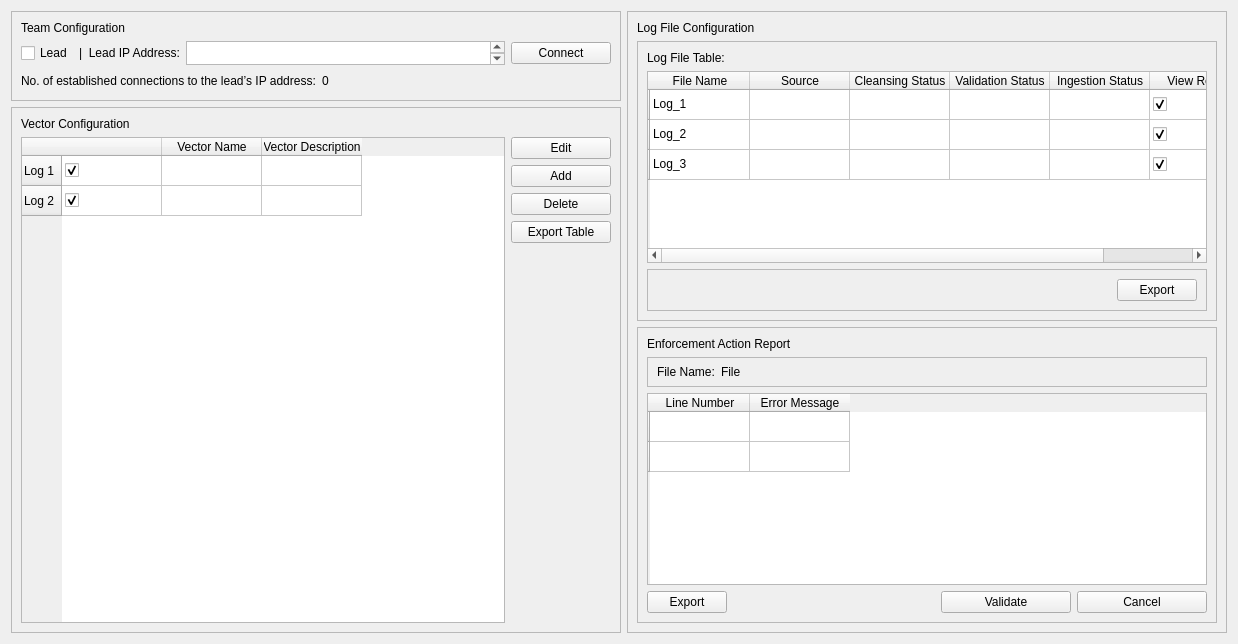
      <widget class="QWidget" name="tab">
       <attribute name="title">
        <string>Event</string>
       </attribute>
       <layout class="QGridLayout" name="gridLayout">
        <item row="0" column="0">
         <layout class="QHBoxLayout" name="horizontalLayout_8">
          <item>
           <layout class="QVBoxLayout" name="verticalLayout_10">
            <item>
             <widget class="QFrame" name="tc_frame">
              <property name="minimumSize">
               <size>
                <width>610</width>
                <height>90</height>
               </size>
              </property>
              <property name="maximumSize">
               <size>
                <width>610</width>
                <height>90</height>
               </size>
              </property>
              <property name="frameShape">
               <enum>QFrame::StyledPanel</enum>
              </property>
              <property name="frameShadow">
               <enum>QFrame::Raised</enum>
              </property>
              <layout class="QVBoxLayout" name="verticalLayout_2">
               <item>
                <widget class="QLabel" name="label_tc">
                 <property name="text">
                  <string>Team Configuration</string>
                 </property>
                </widget>
               </item>
               <item>
                <layout class="QHBoxLayout" name="horizontalLayout_4">
                 <item>
                  <widget class="QCheckBox" name="checkBox_lead">
                   <property name="text">
                    <string>Lead</string>
                   </property>
                  </widget>
                 </item>
                 <item>
                  <widget class="QLabel" name="label_ip_addr">
                   <property name="text">
                    <string>|  Lead IP Address:</string>
                   </property>
                  </widget>
                 </item>
                 <item>
                  <widget class="QPlainTextEdit" name="textbox_ip">
                   <property name="maximumSize">
                    <size>
                     <width>16777215</width>
                     <height>28</height>
                    </size>
                   </property>
                  </widget>
                 </item>
                 <item>
                  <widget class="QPushButton" name="button_connect_to_ip">
                   <property name="minimumSize">
                    <size>
                     <width>100</width>
                     <height>0</height>
                    </size>
                   </property>
                   <property name="text">
                    <string>Connect</string>
                   </property>
                  </widget>
                 </item>
                </layout>
               </item>
               <item>
                <layout class="QHBoxLayout" name="horizontalLayout_9">
                 <item>
                  <widget class="QLabel" name="label_established_connections">
                   <property name="text">
                    <string>No. of established connections to the lead’s IP address:</string>
                   </property>
                  </widget>
                 </item>
                 <item>
                  <widget class="QLabel" name="label_number_established_connections">
                   <property name="text">
                    <string>0</string>
                   </property>
                  </widget>
                 </item>
                 <item>
                  <spacer name="horizontalSpacer">
                   <property name="orientation">
                    <enum>Qt::Horizontal</enum>
                   </property>
                   <property name="sizeHint" stdset="0">
                    <size>
                     <width>40</width>
                     <height>20</height>
                    </size>
                   </property>
                  </spacer>
                 </item>
                </layout>
               </item>
              </layout>
             </widget>
            </item>
            <item>
             <widget class="QFrame" name="vc_frame">
              <property name="minimumSize">
               <size>
                <width>600</width>
                <height>200</height>
               </size>
              </property>
              <property name="maximumSize">
               <size>
                <width>610</width>
                <height>16777215</height>
               </size>
              </property>
              <property name="frameShape">
               <enum>QFrame::StyledPanel</enum>
              </property>
              <property name="frameShadow">
               <enum>QFrame::Raised</enum>
              </property>
              <layout class="QGridLayout" name="gridLayout_5">
               <item row="0" column="0">
                <widget class="QLabel" name="vc_label">
                 <property name="maximumSize">
                  <size>
                   <width>16777215</width>
                   <height>28</height>
                  </size>
                 </property>
                 <property name="text">
                  <string>Vector Configuration</string>
                 </property>
                </widget>
               </item>
               <item row="1" column="0">
                <layout class="QHBoxLayout" name="horizontalLayout_16">
                 <item>
                  <widget class="QTableWidget" name="vc_table">
                   <row>
                    <property name="text">
                     <string>Log 1 </string>
                    </property>
                   </row>
                   <row>
                    <property name="text">
                     <string>Log 2</string>
                    </property>
                   </row>
                   <column>
                    <property name="text">
                     <string/>
                    </property>
                   </column>
                   <column>
                    <property name="text">
                     <string>Vector Name</string>
                    </property>
                   </column>
                   <column>
                    <property name="text">
                     <string>Vector Description</string>
                    </property>
                   </column>
                   <item row="0" column="0">
                    <property name="text">
                     <string/>
                    </property>
                    <property name="checkState">
                     <enum>Checked</enum>
                    </property>
                   </item>
                   <item row="1" column="0">
                    <property name="text">
                     <string/>
                    </property>
                    <property name="checkState">
                     <enum>Checked</enum>
                    </property>
                   </item>
                  </widget>
                 </item>
                 <item>
                  <layout class="QVBoxLayout" name="verticalLayout_18">
                   <item>
                    <widget class="QPushButton" name="button__edit_vector">
                     <property name="minimumSize">
                      <size>
                       <width>100</width>
                       <height>0</height>
                      </size>
                     </property>
                     <property name="text">
                      <string>Edit</string>
                     </property>
                    </widget>
                   </item>
                   <item>
                    <widget class="QPushButton" name="button_add_vector">
                     <property name="text">
                      <string>Add</string>
                     </property>
                    </widget>
                   </item>
                   <item>
                    <widget class="QPushButton" name="button_delete_vector">
                     <property name="text">
                      <string>Delete</string>
                     </property>
                    </widget>
                   </item>
                   <item>
                    <widget class="QPushButton" name="vc_export_pushButton">
                     <property name="text">
                      <string>Export Table</string>
                     </property>
                    </widget>
                   </item>
                   <item>
                    <spacer name="verticalSpacer_2">
                     <property name="orientation">
                      <enum>Qt::Vertical</enum>
                     </property>
                     <property name="sizeHint" stdset="0">
                      <size>
                       <width>20</width>
                       <height>40</height>
                      </size>
                     </property>
                    </spacer>
                   </item>
                  </layout>
                 </item>
                </layout>
               </item>
              </layout>
             </widget>
            </item>
           </layout>
          </item>
          <item>
           <widget class="QFrame" name="lfc_frame">
            <property name="minimumSize">
             <size>
              <width>600</width>
              <height>0</height>
             </size>
            </property>
            <property name="maximumSize">
             <size>
              <width>16777215</width>
              <height>16777215</height>
             </size>
            </property>
            <property name="frameShape">
             <enum>QFrame::StyledPanel</enum>
            </property>
            <property name="frameShadow">
             <enum>QFrame::Raised</enum>
            </property>
            <layout class="QVBoxLayout" name="verticalLayout_9">
             <item>
              <widget class="QLabel" name="log_file_configuration_label">
               <property name="text">
                <string>Log File Configuration</string>
               </property>
              </widget>
             </item>
             <item>
              <widget class="QFrame" name="frame">
               <property name="frameShape">
                <enum>QFrame::StyledPanel</enum>
               </property>
               <property name="frameShadow">
                <enum>QFrame::Raised</enum>
               </property>
               <layout class="QVBoxLayout" name="verticalLayout_11">
                <item>
                 <widget class="QLabel" name="label_2">
                  <property name="text">
                   <string>Log File Table:    </string>
                  </property>
                 </widget>
                </item>
                <item>
                 <widget class="QTableWidget" name="tableWidget">
                  <property name="sizePolicy">
                   <sizepolicy hsizetype="Expanding" vsizetype="Expanding">
                    <horstretch>0</horstretch>
                    <verstretch>0</verstretch>
                   </sizepolicy>
                  </property>
                  <row>
                   <property name="text">
                    <string/>
                   </property>
                  </row>
                  <row>
                   <property name="text">
                    <string/>
                   </property>
                  </row>
                  <row>
                   <property name="text">
                    <string/>
                   </property>
                  </row>
                  <column>
                   <property name="text">
                    <string>File Name</string>
                   </property>
                  </column>
                  <column>
                   <property name="text">
                    <string>Source</string>
                   </property>
                  </column>
                  <column>
                   <property name="text">
                    <string>Cleansing Status</string>
                   </property>
                  </column>
                  <column>
                   <property name="text">
                    <string>Validation Status</string>
                   </property>
                  </column>
                  <column>
                   <property name="text">
                    <string>Ingestion Status</string>
                   </property>
                  </column>
                  <column>
                   <property name="text">
                    <string>View Report</string>
                   </property>
                  </column>
                  <item row="0" column="0">
                   <property name="text">
                    <string>Log_1</string>
                   </property>
                  </item>
                  <item row="0" column="5">
                   <property name="text">
                    <string/>
                   </property>
                   <property name="checkState">
                    <enum>Checked</enum>
                   </property>
                  </item>
                  <item row="1" column="0">
                   <property name="text">
                    <string>Log_2</string>
                   </property>
                  </item>
                  <item row="1" column="5">
                   <property name="text">
                    <string/>
                   </property>
                   <property name="checkState">
                    <enum>Checked</enum>
                   </property>
                  </item>
                  <item row="2" column="0">
                   <property name="text">
                    <string>Log_3</string>
                   </property>
                  </item>
                  <item row="2" column="5">
                   <property name="text">
                    <string/>
                   </property>
                   <property name="checkState">
                    <enum>Checked</enum>
                   </property>
                  </item>
                 </widget>
                </item>
                <item>
                 <widget class="QFrame" name="frame_4">
                  <property name="frameShape">
                   <enum>QFrame::StyledPanel</enum>
                  </property>
                  <property name="frameShadow">
                   <enum>QFrame::Raised</enum>
                  </property>
                  <layout class="QGridLayout" name="gridLayout_2">
                   <item row="0" column="0">
                    <layout class="QHBoxLayout" name="horizontalLayout_10">
                     <item>
                      <spacer name="horizontalSpacer_4">
                       <property name="orientation">
                        <enum>Qt::Horizontal</enum>
                       </property>
                       <property name="sizeHint" stdset="0">
                        <size>
                         <width>40</width>
                         <height>20</height>
                        </size>
                       </property>
                      </spacer>
                     </item>
                     <item>
                      <widget class="QPushButton" name="log_file_export_pushButton">
                       <property name="text">
                        <string>Export</string>
                       </property>
                      </widget>
                     </item>
                    </layout>
                   </item>
                  </layout>
                 </widget>
                </item>
               </layout>
              </widget>
             </item>
             <item>
              <widget class="QFrame" name="frame_2">
               <property name="frameShape">
                <enum>QFrame::StyledPanel</enum>
               </property>
               <property name="frameShadow">
                <enum>QFrame::Raised</enum>
               </property>
               <layout class="QGridLayout" name="gridLayout_4">
                <item row="0" column="0">
                 <widget class="QLabel" name="label_5">
                  <property name="text">
                   <string>Enforcement Action Report</string>
                  </property>
                 </widget>
                </item>
                <item row="2" column="0">
                 <widget class="QTableWidget" name="tableWidget_2">
                  <row>
                   <property name="text">
                    <string/>
                   </property>
                  </row>
                  <row>
                   <property name="text">
                    <string/>
                   </property>
                  </row>
                  <column>
                   <property name="text">
                    <string>Line Number</string>
                   </property>
                  </column>
                  <column>
                   <property name="text">
                    <string>Error Message</string>
                   </property>
                  </column>
                 </widget>
                </item>
                <item row="3" column="0">
                 <layout class="QHBoxLayout" name="horizontalLayout_2">
                  <item>
                   <widget class="QPushButton" name="ear_export_pushButton">
                    <property name="text">
                     <string>Export</string>
                    </property>
                   </widget>
                  </item>
                  <item>
                   <spacer name="horizontalSpacer_2">
                    <property name="orientation">
                     <enum>Qt::Horizontal</enum>
                    </property>
                    <property name="sizeHint" stdset="0">
                     <size>
                      <width>40</width>
                      <height>20</height>
                     </size>
                    </property>
                   </spacer>
                  </item>
                  <item>
                   <widget class="QPushButton" name="pushButton_3">
                    <property name="minimumSize">
                     <size>
                      <width>130</width>
                      <height>0</height>
                     </size>
                    </property>
                    <property name="text">
                     <string>Validate</string>
                    </property>
                   </widget>
                  </item>
                  <item>
                   <widget class="QPushButton" name="pushButton_4">
                    <property name="minimumSize">
                     <size>
                      <width>130</width>
                      <height>0</height>
                     </size>
                    </property>
                    <property name="tabletTracking">
                     <bool>true</bool>
                    </property>
                    <property name="text">
                     <string>Cancel</string>
                    </property>
                   </widget>
                  </item>
                 </layout>
                </item>
                <item row="1" column="0">
                 <widget class="QFrame" name="frame_3">
                  <property name="maximumSize">
                   <size>
                    <width>16777215</width>
                    <height>30</height>
                   </size>
                  </property>
                  <property name="frameShape">
                   <enum>QFrame::StyledPanel</enum>
                  </property>
                  <property name="frameShadow">
                   <enum>QFrame::Raised</enum>
                  </property>
                  <layout class="QHBoxLayout" name="horizontalLayout_17">
                   <item>
                    <layout class="QHBoxLayout" name="horizontalLayout_18">
                     <item>
                      <widget class="QLabel" name="label_11">
                       <property name="maximumSize">
                        <size>
                         <width>60</width>
                         <height>16777215</height>
                        </size>
                       </property>
                       <property name="text">
                        <string>File Name:</string>
                       </property>
                      </widget>
                     </item>
                     <item>
                      <widget class="QLabel" name="label_12">
                       <property name="text">
                        <string>File</string>
                       </property>
                      </widget>
                     </item>
                     <item>
                      <spacer name="horizontalSpacer_3">
                       <property name="orientation">
                        <enum>Qt::Horizontal</enum>
                       </property>
                       <property name="sizeHint" stdset="0">
                        <size>
                         <width>40</width>
                         <height>20</height>
                        </size>
                       </property>
                      </spacer>
                     </item>
                    </layout>
                   </item>
                  </layout>
                 </widget>
                </item>
               </layout>
              </widget>
             </item>
            </layout>
           </widget>
          </item>
         </layout>
        </item>
       </layout>
      </widget>
